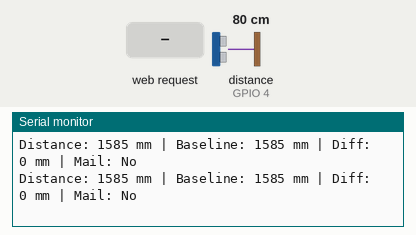
This sketch was run on a simulated ESP32. Parts: the last lines printed to the serial monitor. Wiring (inferred from the names in the program): ultrasonic range finder: trigger GPIO 2; echo GPIO 4. Inputs (shaded band) come from the test bench; at power-on: distance to the obstacle (sensor on GPIO 4) 80 cm. The echo pulse lasts 58.3 µs per cm.

Above: at 2.2 s.
2.3 s: distance to the obstacle (sensor on GPIO 4) set to 2 cm
At 3.2 s:
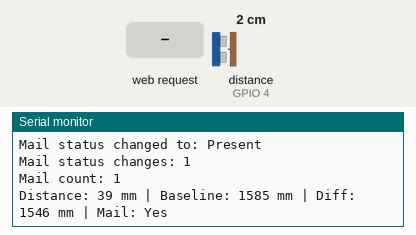
4.2 s: distance to the obstacle (sensor on GPIO 4) set to 120 cm
At 5.7 s:
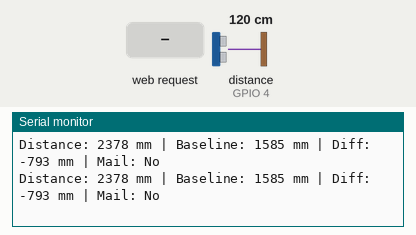
5.8 s: HTTP request GET /calibrate received
At 7.5 s:
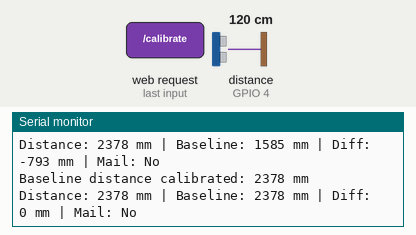

The sketch:

letterbox_ultrasound_v1.ino
```cpp
#include <WiFi.h>
#include <WebServer.h>

// WiFi Access Point settings
const char* apSSID = "LetterboxAP";
const char* apPassword = "letterbox123";

// Ultrasonic sensor pins
#define TRIG_PIN 2  // D2 on ESP32
#define ECHO_PIN 4  // D4 on ESP32

WebServer server(80);

// Variables
int distance = 0;          // Current measured distance
int baselineDistance = 0;  // Empty letterbox distance
long duration = 0;
bool mailPresent = false;
bool previousMailState = false;
String lastMailTime = "Never";
String lastDistanceChange = "Never";
int distanceThreshold = 30; // mm threshold for detecting mail (increased for more tolerance)
int minChangeThreshold = 10; // mm threshold for logging a distance change
int mailChangeCount = 0;    // Counter for changes in mail status
int mailCount = 0;          // Counter specifically for mail deliveries
int lastSignificantDistance = 0; // To track last significant distance for detecting additional mail

void setup() {
  Serial.begin(115200);

  // Initialize ultrasonic sensor pins
  pinMode(TRIG_PIN, OUTPUT);
  pinMode(ECHO_PIN, INPUT);

  // Set up WiFi Access Point
  WiFi.softAP(apSSID, apPassword);
  Serial.println("Access Point started");
  Serial.print("IP address: ");
  Serial.println(WiFi.softAPIP().toString());

  // Set up web server routes
  server.on("/", handleRoot);
  server.on("/data", handleData);
  server.on("/refresh", handleRefresh);
  server.on("/calibrate", handleCalibrate);

  // Start server
  server.begin();
  Serial.println("HTTP server started");

  // Take initial measurement as baseline
  calibrateBaseline();
}

void loop() {
  // Handle web clients
  server.handleClient();

  // Measure distance with ultrasonic sensor
  measureDistance();

  // Small delay
  delay(500);
}

void calibrateBaseline() {
  // Take multiple measurements and average them for accuracy
  int totalDistance = 0;
  int validReadings = 0;

  for (int i = 0; i < 10; i++) { // More readings for better accuracy
    digitalWrite(TRIG_PIN, LOW);
    delayMicroseconds(2);
    digitalWrite(TRIG_PIN, HIGH);
    delayMicroseconds(10);
    digitalWrite(TRIG_PIN, LOW);

    long tempDuration = pulseIn(ECHO_PIN, HIGH, 23529);
    if (tempDuration > 0) {
      int tempDistance = tempDuration * 0.34;
      if (tempDistance > 0 && tempDistance < 4000) {
        totalDistance += tempDistance;
        validReadings++;
      }
    }
    delay(100);
  }

  if (validReadings > 0) {
    baselineDistance = totalDistance / validReadings;
    Serial.print("Baseline distance calibrated: ");
    Serial.print(baselineDistance);
    Serial.println(" mm");

    // Set current distance to match baseline
    distance = baselineDistance;
    lastSignificantDistance = baselineDistance;

    // Reset mail status
    mailPresent = false;
    previousMailState = false;

    // Reset mail change count when calibrating
    mailChangeCount = 0;
    mailCount = 0;

    // Get current time
    unsigned long currentMillis = millis();
    int seconds = (currentMillis / 1000) % 60;
    int minutes = (currentMillis / 60000) % 60;
    int hours = (currentMillis / 3600000) % 24;

    String currentTime = String(hours) + ":" +
                        (minutes < 10 ? "0" : "") + String(minutes) + ":" +
                        (seconds < 10 ? "0" : "") + String(seconds);

    lastDistanceChange = currentTime;
  } else {
    Serial.println("Calibration failed - no valid readings");
  }
}

void measureDistance() {
  // Take multiple measurements and average for stability
  int totalDistance = 0;
  int validReadings = 0;

  for (int i = 0; i < 3; i++) {
    digitalWrite(TRIG_PIN, LOW);
    delayMicroseconds(2);
    digitalWrite(TRIG_PIN, HIGH);
    delayMicroseconds(10);
    digitalWrite(TRIG_PIN, LOW);

    long tempDuration = pulseIn(ECHO_PIN, HIGH, 23529);
    if (tempDuration > 0) {
      int tempDistance = tempDuration * 0.34;
      if (tempDistance > 0 && tempDistance < 4000) {
        totalDistance += tempDistance;
        validReadings++;
      }
    }
    delay(10);
  }

  // Skip if no valid readings
  if (validReadings == 0) {
    return;
  }

  // Calculate average distance
  int newDistance = totalDistance / validReadings;

  // Check if distance has changed significantly
  if (abs(newDistance - distance) > minChangeThreshold) {
    // Distance has changed
    distance = newDistance;

    // Update time of last distance change
    unsigned long currentMillis = millis();
    int seconds = (currentMillis / 1000) % 60;
    int minutes = (currentMillis / 60000) % 60;
    int hours = (currentMillis / 3600000) % 24;

    lastDistanceChange = String(hours) + ":" +
                        (minutes < 10 ? "0" : "") + String(minutes) + ":" +
                        (seconds < 10 ? "0" : "") + String(seconds);

    // If we have a baseline measurement, determine mail presence
    if (baselineDistance > 0) {
      // If distance is significantly less than baseline, mail is present
      bool newMailState = (distance < baselineDistance - distanceThreshold);

      // Check for additional mail - if already mail present and distance decreases significantly more
      if (mailPresent && newMailState && (distance < lastSignificantDistance - distanceThreshold)) {
        // Additional mail detected
        mailCount++;
        lastSignificantDistance = distance;
        lastMailTime = lastDistanceChange;

        Serial.print("Additional mail detected! New count: ");
        Serial.println(mailCount);
      }
      // If mail state has changed
      else if (newMailState != previousMailState) {
        Serial.print("Mail status changed to: ");
        Serial.println(newMailState ? "Present" : "Not Present");

        // Increment mail change counter regardless of direction of change
        mailChangeCount++;
        Serial.print("Mail status changes: ");
        Serial.println(mailChangeCount);

        // If new mail has arrived
        if (newMailState) {
          lastMailTime = lastDistanceChange;
          // Increment mail count when new mail is detected
          mailCount++;
          Serial.print("Mail count: ");
          Serial.println(mailCount);
          // Update last significant distance for future comparisons
          lastSignificantDistance = distance;
        }

        mailPresent = newMailState;
        previousMailState = newMailState;
      }
    }
  }

  // Output debug info to serial
  Serial.print("Distance: ");
  Serial.print(distance);
  Serial.print(" mm | Baseline: ");
  Serial.print(baselineDistance);
  Serial.print(" mm | Diff: ");
  Serial.print(baselineDistance - distance);
  Serial.print(" mm | Mail: ");
  Serial.println(mailPresent ? "Yes" : "No");
}

void handleRoot() {
  String html = "<!DOCTYPE html>"
                "<html>"
                "<head>"
                "<meta name='viewport' content='width=device-width, initial-scale=1.0'>"
                "<title>Smart Letterbox</title>"
                "<style>"
                "body {"
                "  font-family: Arial, sans-serif;"
                "  margin: 0;"
                "  padding: 20px;"
                "  text-align: center;"
                "  background-color: #f0f0f0;"
                "}"
                ".container {"
                "  max-width: 500px;"
                "  margin: 0 auto;"
                "  background-color: white;"
                "  padding: 20px;"
                "  border-radius: 10px;"
                "  box-shadow: 0 2px 10px rgba(0, 0, 0, 0.1);"
                "}"
                "h1 {"
                "  color: #333;"
                "}"
                ".status {"
                "  font-size: 24px;"
                "  margin: 20px 0;"
                "  padding: 15px;"
                "  border-radius: 5px;"
                "}"
                ".mail-present {"
                "  background-color: #d4edda;"
                "  color: #155724;"
                "  border: 1px solid #c3e6cb;"
                "}"
                ".no-mail {"
                "  background-color: #f8d7da;"
                "  color: #721c24;"
                "  border: 1px solid #f5c6cb;"
                "}"
                ".info {"
                "  margin: 15px 0;"
                "  font-size: 16px;"
                "}"
                ".mail-count {"
                "  background-color: #e2f0fd;"
                "  color: #0c5460;"
                "  border: 1px solid #bee5eb;"
                "  padding: 10px;"
                "  border-radius: 5px;"
                "  margin: 15px 0;"
                "  font-size: 18px;"
                "  font-weight: bold;"
                "}"
                ".btn {"
                "  border: none;"
                "  padding: 10px 20px;"
                "  font-size: 16px;"
                "  border-radius: 5px;"
                "  cursor: pointer;"
                "  margin: 5px;"
                "}"
                ".refresh-btn {"
                "  background-color: #007bff;"
                "  color: white;"
                "}"
                ".refresh-btn:hover {"
                "  background-color: #0069d9;"
                "}"
                ".calibrate-btn {"
                "  background-color: #28a745;"
                "  color: white;"
                "}"
                ".calibrate-btn:hover {"
                "  background-color: #218838;"
                "}"
                ".distance-info {"
                "  font-size: 14px;"
                "  color: #666;"
                "  margin-top: 10px;"
                "}"
                ".difference {"
                "  font-weight: bold;"
                "}"
                "</style>"
                "<script>"
                "function updateStatus() {"
                "  fetch('/data')"
                "    .then(response => response.json())"
                "    .then(data => {"
                "      document.getElementById('status').className = data.mailPresent ? 'status mail-present' : 'status no-mail';"
                "      document.getElementById('status').innerText = data.mailPresent ? 'Mail is present!' : 'No mail';"
                "      document.getElementById('lastTime').innerText = data.lastMailTime;"
                "      document.getElementById('mailCount').innerText = data.mailCount;"
                "      document.getElementById('distance').innerText = data.distance;"
                "      document.getElementById('baseline').innerText = data.baseline;"
                "      document.getElementById('difference').innerText = data.baseline - data.distance;"
                "      document.getElementById('lastChange').innerText = data.lastChange;"
                "    });"
                "}"
                "function refreshMeasurement() {"
                "  fetch('/refresh')"
                "    .then(response => response.json())"
                "    .then(data => {"
                "      updateStatus();"
                "    });"
                "}"
                "function calibrateBaseline() {"
                "  if(confirm('Make sure the letterbox is empty, then press OK to calibrate.')) {"
                "    fetch('/calibrate')"
                "      .then(response => response.json())"
                "      .then(data => {"
                "        updateStatus();"
                "        alert('Calibration complete! New baseline distance: ' + data.baseline + ' mm');"
                "      });"
                "  }"
                "}"
                "// Update status every 5 seconds"
                "setInterval(updateStatus, 5000);"
                "// Initial update"
                "document.addEventListener('DOMContentLoaded', updateStatus);"
                "</script>"
                "</head>"
                "<body>"
                "<div class='container'>"
                "<h1>Smart Letterbox</h1>"
                "<div id='status' class='" + String(mailPresent ? "status mail-present" : "status no-mail") + "'>"
                + String(mailPresent ? "Mail is present!" : "No mail") +
                "</div>"
                "<div class='info'>Last mail received at: <span id='lastTime'>" + lastMailTime + "</span></div>"
                "<div class='mail-count'>Total Mail Received: <span id='mailCount'>" + String(mailCount) + "</span></div>"
                "<div class='btn-container'>"
                "<button class='btn refresh-btn' onclick='refreshMeasurement()'>Check Now</button>"
                "<button class='btn calibrate-btn' onclick='calibrateBaseline()'>Calibrate Empty</button>"
                "</div>"
                "<div class='distance-info'>Current distance: <span id='distance'>" + String(distance) + "</span> mm</div>"
                "<div class='distance-info'>Baseline distance: <span id='baseline'>" + String(baselineDistance) + "</span> mm</div>"
                "<div class='distance-info'>Difference: <span id='difference' class='difference'>" + String(baselineDistance - distance) + "</span> mm</div>"
                "<div class='distance-info'>Last distance change: <span id='lastChange'>" + lastDistanceChange + "</span></div>"
                "</div>"
                "</body>"
                "</html>";

  server.send(200, "text/html", html);
}

void handleData() {
  String jsonResponse = "{\"mailPresent\":" + String(mailPresent ? "true" : "false") +
                       ",\"lastMailTime\":\"" + lastMailTime +
                       "\",\"distance\":" + String(distance) +
                       ",\"baseline\":" + String(baselineDistance) +
                       ",\"lastChange\":\"" + lastDistanceChange +
                       "\",\"mailChangeCount\":" + String(mailChangeCount) +
                       ",\"mailCount\":" + String(mailCount) + "}";
  server.send(200, "application/json", jsonResponse);
}

void handleRefresh() {
  measureDistance();
  server.send(200, "application/json", "{\"success\":true}");
}

void handleCalibrate() {
  calibrateBaseline();

  String jsonResponse = "{\"success\":true,\"baseline\":" + String(baselineDistance) +
                       ",\"mailChangeCount\":" + String(mailChangeCount) +
                       ",\"mailCount\":" + String(mailCount) + "}";
  server.send(200, "application/json", jsonResponse);
}
```

Measured:
- after the input at 2.3 s, the serial monitor: prints a new line after 0.42 s (image 1)
- after the input at 4.2 s, the serial monitor: prints a new line after 0.15 s (image 2)
- after the input at 5.8 s, the serial monitor: prints a new line after 1.2 s (image 3)
